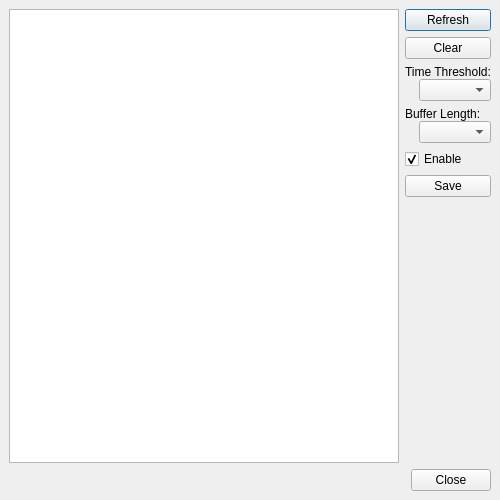
<ui version="4.0" >
 <class>pqTimerLogDisplay</class>
 <widget class="QDialog" name="pqTimerLogDisplay" >
  <property name="geometry" >
   <rect>
    <x>0</x>
    <y>0</y>
    <width>500</width>
    <height>500</height>
   </rect>
  </property>
  <property name="windowTitle" >
   <string>Timer Log</string>
  </property>
  <layout class="QGridLayout" >
   <property name="margin" >
    <number>9</number>
   </property>
   <property name="spacing" >
    <number>6</number>
   </property>
   <item row="0" column="1" >
    <layout class="QVBoxLayout" >
     <property name="margin" >
      <number>0</number>
     </property>
     <property name="spacing" >
      <number>6</number>
     </property>
     <item>
      <widget class="QPushButton" name="refreshButton" >
       <property name="text" >
        <string>Refresh</string>
       </property>
      </widget>
     </item>
     <item>
      <widget class="QPushButton" name="clearButton" >
       <property name="text" >
        <string>Clear</string>
       </property>
      </widget>
     </item>
     <item>
      <layout class="QGridLayout" >
       <property name="margin" >
        <number>0</number>
       </property>
       <property name="spacing" >
        <number>0</number>
       </property>
       <item row="1" column="0" >
        <spacer>
         <property name="orientation" >
          <enum>Qt::Horizontal</enum>
         </property>
         <property name="sizeHint" >
          <size>
           <width>10</width>
           <height>20</height>
          </size>
         </property>
        </spacer>
       </item>
       <item row="0" column="0" colspan="2" >
        <widget class="QLabel" name="label" >
         <property name="text" >
          <string>Time Threshold:</string>
         </property>
        </widget>
       </item>
       <item row="1" column="1" >
        <widget class="QComboBox" name="timeThreshold" />
       </item>
      </layout>
     </item>
     <item>
      <layout class="QGridLayout" >
       <property name="margin" >
        <number>0</number>
       </property>
       <property name="spacing" >
        <number>0</number>
       </property>
       <item row="1" column="0" >
        <spacer>
         <property name="orientation" >
          <enum>Qt::Horizontal</enum>
         </property>
         <property name="sizeHint" >
          <size>
           <width>10</width>
           <height>20</height>
          </size>
         </property>
        </spacer>
       </item>
       <item row="0" column="0" colspan="2" >
        <widget class="QLabel" name="label_2" >
         <property name="text" >
          <string>Buffer Length:</string>
         </property>
        </widget>
       </item>
       <item row="1" column="1" >
        <widget class="QComboBox" name="bufferLength" />
       </item>
      </layout>
     </item>
     <item>
      <widget class="QCheckBox" name="enable" >
       <property name="text" >
        <string>Enable</string>
       </property>
       <property name="checked" >
        <bool>true</bool>
       </property>
      </widget>
     </item>
     <item>
      <widget class="QPushButton" name="saveButton" >
       <property name="text" >
        <string>Save</string>
       </property>
      </widget>
     </item>
     <item>
      <spacer>
       <property name="orientation" >
        <enum>Qt::Vertical</enum>
       </property>
       <property name="sizeHint" >
        <size>
         <width>20</width>
         <height>191</height>
        </size>
       </property>
      </spacer>
     </item>
    </layout>
   </item>
   <item row="1" column="0" colspan="2" >
    <widget class="QDialogButtonBox" name="buttonBox" >
     <property name="orientation" >
      <enum>Qt::Horizontal</enum>
     </property>
     <property name="standardButtons" >
      <set>QDialogButtonBox::Close</set>
     </property>
    </widget>
   </item>
   <item row="0" column="0" >
    <widget class="QTextEdit" name="log" >
     <property name="sizePolicy" >
      <sizepolicy>
       <hsizetype>7</hsizetype>
       <vsizetype>7</vsizetype>
       <horstretch>1</horstretch>
       <verstretch>1</verstretch>
      </sizepolicy>
     </property>
     <property name="readOnly" >
      <bool>true</bool>
     </property>
    </widget>
   </item>
  </layout>
 </widget>
 <resources/>
 <connections>
  <connection>
   <sender>buttonBox</sender>
   <signal>accepted()</signal>
   <receiver>pqTimerLogDisplay</receiver>
   <slot>accept()</slot>
   <hints>
    <hint type="sourcelabel" >
     <x>248</x>
     <y>254</y>
    </hint>
    <hint type="destinationlabel" >
     <x>157</x>
     <y>274</y>
    </hint>
   </hints>
  </connection>
  <connection>
   <sender>buttonBox</sender>
   <signal>rejected()</signal>
   <receiver>pqTimerLogDisplay</receiver>
   <slot>reject()</slot>
   <hints>
    <hint type="sourcelabel" >
     <x>316</x>
     <y>260</y>
    </hint>
    <hint type="destinationlabel" >
     <x>286</x>
     <y>274</y>
    </hint>
   </hints>
  </connection>
 </connections>
</ui>
